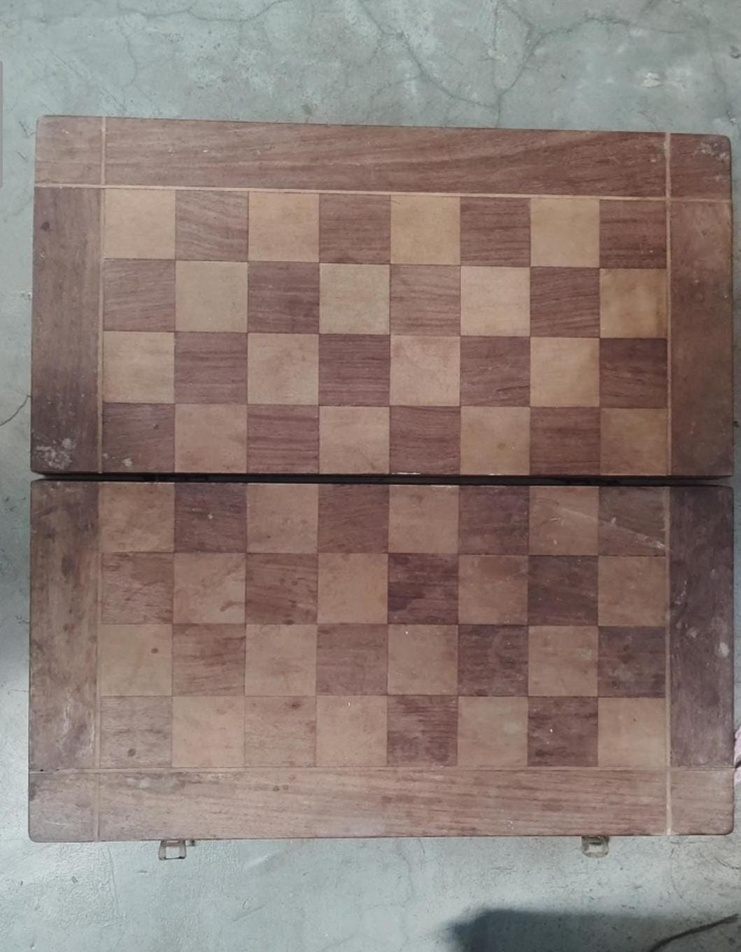
#> input picture chessboard1.jpeg, 741 x 952 px, shrunk from 1059 x 1361 before the run, given in place of the camera
$ python color_detection.py
#> lines starting #> are read from the running program, lines starting #| are printed output that depends on the picture; after the words box and inside, x2 and y2 are one past the last pixel; in counts of white or black regions, pixels touching at a corner belong together
"""
OpenCV Exercise 2: Detect a colored object in your webcam feed.

Concept: we convert each frame from BGR (Blue-Green-Red) to HSV
(Hue-Saturation-Value). HSV is much easier to filter by color than
BGR, because "hue" directly represents the color itself, separate
from brightness/lighting. This matters a LOT for chessboard/piece
detection later, since lighting will vary.

Default range below is tuned for a RED object - hold up something
red (a red pen cap, red phone case, etc.) to test it.

Press 'q' to quit.
"""

import cv2
import numpy as np

cap = cv2.VideoCapture(0)

if not cap.isOpened():
    print("Error: could not open webcam.")
    exit()

# HSV range for "red" - red wraps around the hue circle (0 and 180 are
# both red), so we often need two ranges and combine them.
LOWER_RED_1 = np.array([0, 120, 70])
UPPER_RED_1 = np.array([10, 255, 255])
LOWER_RED_2 = np.array([170, 120, 70])
UPPER_RED_2 = np.array([180, 255, 255])

print("Hold up a red object. Press 'q' to quit.")

while True:
    ret, frame = cap.read()
#> frame is the input picture: shape (952, 741, 3); mean B, G, R 118.1, 124.3, 139.9
    if not ret:
        break

    hsv = cv2.cvtColor(frame, cv2.COLOR_BGR2HSV)
#> hsv: shape (952, 741, 3); mean H, S, V 32.9, 51.6, 142.7

    # Create a "mask": a black & white image where white = pixels
    # that fall inside our red color range, black = everything else.
    mask1 = cv2.inRange(hsv, LOWER_RED_1, UPPER_RED_1)
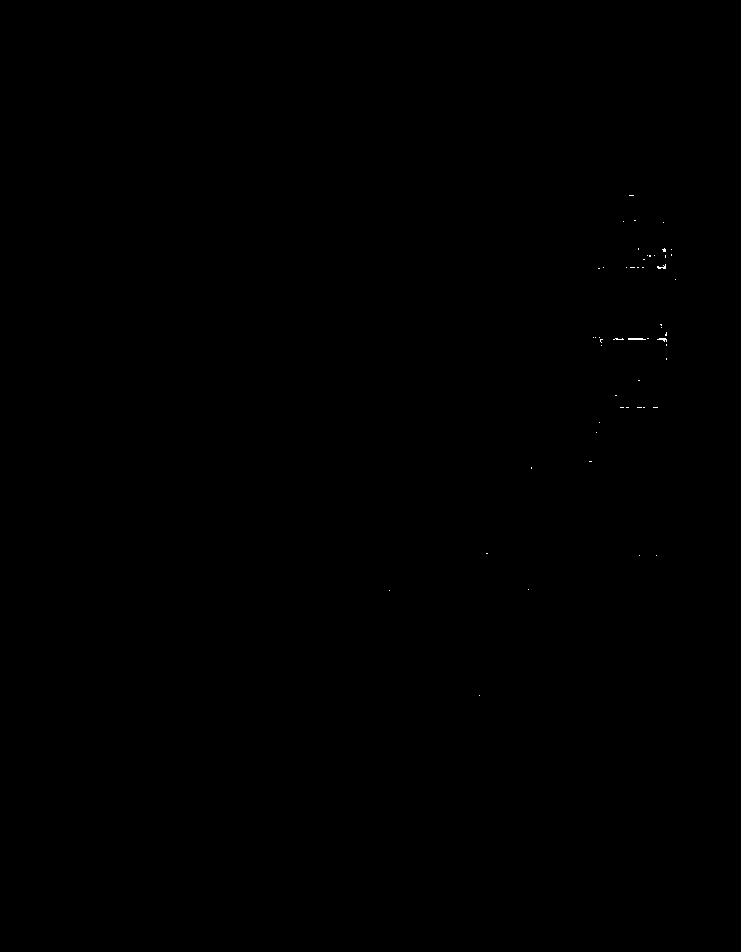
#> mask1: shape (952, 741); 0.03% white in thin lines or dots, all inside (x1, y1, x2, y2) = (389, 195, 676, 696)
    mask2 = cv2.inRange(hsv, LOWER_RED_2, UPPER_RED_2)
#> mask2: shape (952, 741); every value is 0
    mask = cv2.bitwise_or(mask1, mask2)

    # Find contours (outlines of connected white regions) in the mask
    contours, _ = cv2.findContours(mask, cv2.RETR_EXTERNAL, cv2.CHAIN_APPROX_SIMPLE)
#> contours = 52 contours, all with area under 20

    if contours:
        # Pick the largest contour - assume it's our object, ignore small noise
        largest = max(contours, key=cv2.contourArea)
#> largest = [[628, 338], [628, 339], [645, 339], [643, 339], [642, 338]]
        if cv2.contourArea(largest) > 500:  # ignore tiny specs
            x, y, w, h = cv2.boundingRect(largest)
            cv2.rectangle(frame, (x, y), (x + w, y + h), (0, 255, 0), 2)
            cv2.putText(
                frame, "Red object", (x, y - 10),
                cv2.FONT_HERSHEY_SIMPLEX, 0.6, (0, 255, 0), 2
            )

    cv2.imshow("Webcam Feed", frame)
    cv2.imshow("Mask (what the computer sees as 'red')", mask)

    if cv2.waitKey(1) & 0xFF == ord('q'):
#> (key q is pressed here)
        break

cap.release()
cv2.destroyAllWindows()

$ run again, on chessboard_pieces.jpg
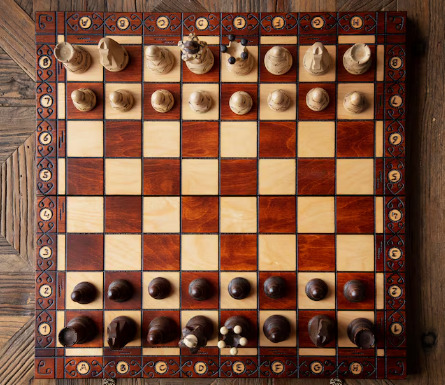
#> input picture chessboard_pieces.jpg, 445 x 385 px, given in place of the camera
#> frame is the input picture: shape (385, 445, 3); mean B, G, R 61.6, 83.4, 125.4
#> hsv: shape (385, 445, 3); mean H, S, V 23.2, 147, 125.8
#> `mask1 = cv2.inRange(hsv, LOWER_RED_1, UPPER_RED_1)`:
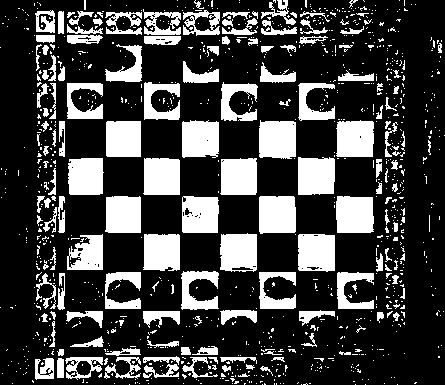
#> mask1: shape (385, 445); 25.1% white; 1060 white regions (907 under 20 px), largest, box (x1, y1, x2, y2) and area: (259, 196, 296, 234) 1355, (259, 120, 296, 159) 1347, (336, 196, 374, 233) 1335
#> mask2: shape (385, 445); 0.45% white in thin lines or dots, all inside (x1, y1, x2, y2) = (36, 11, 405, 377)
#> mask: shape (385, 445); 25.6% white; 1056 white regions (901 under 20 px)
#> contours = 1051 contours, 935 with area under 20; largest, box (x1, y1, x2, y2) and area: (259, 120, 296, 159) 1289, (298, 234, 335, 272) 1288, (259, 196, 296, 234) 1284, (220, 233, 257, 272) 1275, (336, 196, 374, 233) 1274
#> largest = contour of 29 points, box (x1, y1, x2, y2) (259, 120, 296, 159), area 1289
#> x = 259; y = 120; w = 37; h = 39
#> `cv2.putText( frame, "Red object", (x, y - 10), cv2.FONT_HERSHEY_SIMPLE..`:
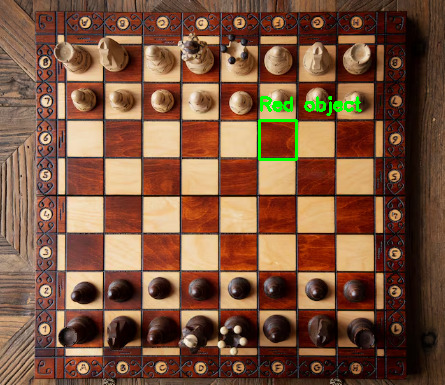
#> frame: shape (385, 445, 3); mean B, G, R 61.1, 84.5, 124.4
